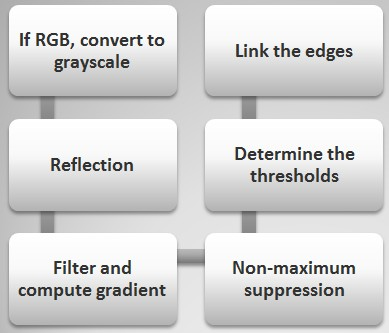
%> input picture image_folder/1.jpg, 389 x 333 px
$ octave --eval "result = cannyEdge(imread('image_folder/1.jpg'));"   (GNU Octave 9; MATLAB toolbox functions it lacks are replaced by stand-ins)
%> lines starting %> are read from the running program, lines starting %| are printed output that depends on the picture; in (x1, y1, x2, y2) boxes, pixels count from 0 and x2, y2 are one past the last pixel; in counts of white or black regions, pixels touching at a corner belong together; the program's own positions count from 1
function E = cannyEdge(I)
% CIS 581 Project 1 - Written by Zimeng YANG
% CANNYEDGE - Do edge detection given image I.

% If the input I is RGB image, then convert I to grayscale
if numel(I(1,1,:)) == 3
    Ig = rgb2gray(I);
else
    Ig = I;
end
Ig = double (Ig);
%> Ig: size 333x389 double

%% Extrapolate the image by reflecting across the edges
% Set the width to do reflection
boarder = 40;

[m,n] = size(Ig);
%> m = 333; n = 389
Ig_big = zeros(m + 2 * boarder, n + 2 * boarder);
Ig_big(boarder+1:boarder+m, boarder+1:boarder+n) = Ig;
% Extrapolate for the left corner
for i = 1:boarder
    for j = 1:boarder
        Ig_big(i, j) = Ig(boarder-i+1, boarder-j+1);
    end
end
%> Ig_big: size 413x469 double; min 0, max 255, mean 144.5
% Extrapolate for the right corner
for i = 1:boarder
    for j = n+boarder+1:n+2*boarder
        Ig_big(i, j) = Ig(boarder-i+1, 2*n+boarder-j+1);
    end
end
%> Ig_big: size 413x469 double; min 0, max 255, mean 146.5
% Extrapolate for the bottom left corner
for i = m+boarder+1:m+2*boarder
    for j = 1:boarder
        Ig_big(i, j) = Ig(2*m+boarder-i+1, boarder-j+1);
    end
end
%> Ig_big: size 413x469 double; min 0, max 255, mean 148
% Extrapolate for the bottom right corner
for i = m+boarder+1:m+2*boarder
    for j = n+boarder+1:n+2*boarder
        Ig_big(i, j) = Ig(2*m+boarder-i+1, 2*n+boarder-j+1);
    end
end
%> Ig_big: size 413x469 double; min 0, max 255, mean 149.7
% Extrapolate for the upper part
for i = 1 : boarder
        Ig_big(i, boarder+1:boarder+n) = Ig(boarder-i+1, 1:n);
end
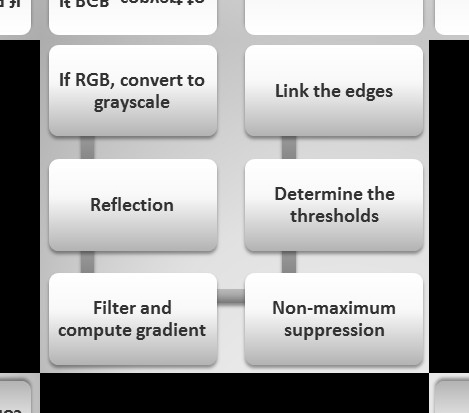
%> Ig_big: size 413x469 double; min 0, max 255, mean 168.5
% Extrapolate for the bottom part
for i = m+boarder+1 : m+2*boarder
        Ig_big(i, boarder+1:boarder+n) = Ig(2*m+boarder-i+1, 1:n);
end
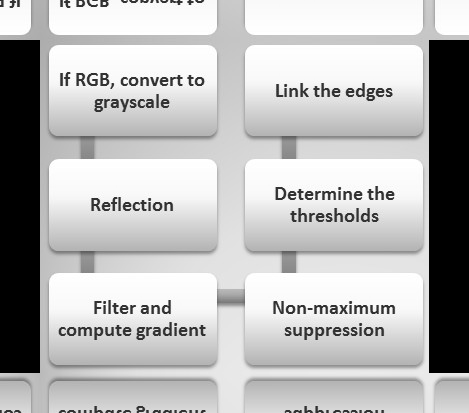
%> Ig_big: size 413x469 double; 8.03% of pixels changed, all inside (x1, y1, x2, y2) = (40, 373, 429, 413)
% Extrapolate for the left part
for j = 1 : boarder
        Ig_big(boarder+1:boarder+m, j) = Ig(1:m, boarder-j+1);
end
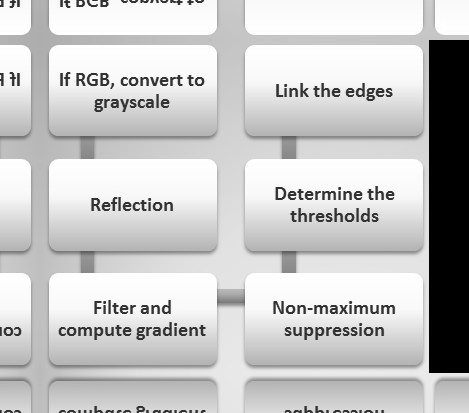
%> Ig_big: size 413x469 double; 6.88% of pixels changed, all inside (x1, y1, x2, y2) = (0, 40, 40, 373)
% Extrapolate for the right side
for j = boarder+n+1 : n+2*boarder
        Ig_big(boarder+1:boarder+m, j) = Ig(1:m, 2*n+boarder-j+1);
end
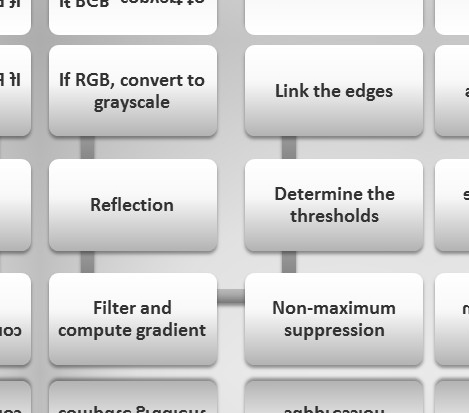
%> Ig_big: size 413x469 double; 6.88% of pixels changed, all inside (x1, y1, x2, y2) = (429, 40, 469, 373)

%% Filter the image and compute the gradient magnitude and direction
[M,N] = size(Ig_big);
%> M = 413; N = 469
% Design a Gaussian kernel
G =  fspecial('gaussian',[10 10],2);
% Compute the smoothed derivative filter
[dx,dy] = gradient(G);

Ix = conv2(Ig_big, dx, 'same');
Iy = conv2(Ig_big, dy, 'same');
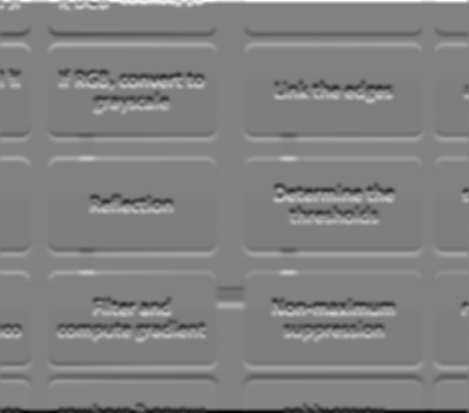
%> Iy: size 413x469 double; min -44.5, max 42.87, mean -0.1; drawn with min black and max white
% Compute gradient magnitude and direction
Im = sqrt(Ix.*Ix + Iy.*Iy);
theta = atand(Iy./Ix);
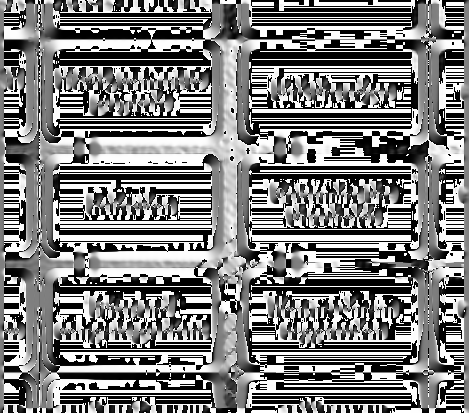
%> theta: size 413x469 double; min -90, max 90, mean -1.8; drawn with min black and max white

%% Non-maximum suppression
% Define a vector to store the result of non-maximum suppression
local_max = zeros(M, N);

 for i = 2:M-1
     for j = 2:N-1
         % For each pixel, interpolate to compute the gradient magnitute of
         % its previous and next pixels along the direction of gradient
         if (theta(i,j)>=-45) && (theta(i,j)<0)
             Im_before = Im(i-1, j+1) * tand(-theta(i,j)) + Im(i, j+1) * (1 - tand(-theta(i,j)));
             Im_next = Im(i+1, j-1) * tand(-theta(i,j)) + Im(i, j-1) * (1 - tand(-theta(i,j)));

         elseif (theta(i,j)>=-90) && (theta(i,j)<-45)
             Im_before = Im(i-1, j+1) * tand(90+theta(i,j)) + Im(i-1, j) * (1 - tand(90+theta(i,j)));
             Im_next = Im(i+1, j-1) * tand(90+theta(i,j)) + Im(i+1, j) * (1 - tand(90+theta(i,j)));

         elseif (theta(i,j)>=0) && (theta(i,j)<45)
             Im_before = Im(i+1, j+1) * tand(theta(i,j)) + Im(i, j+1) * (1 - tand(theta(i,j)));
             Im_next = Im(i-1, j-1) * tand(theta(i,j)) + Im(i, j-1) * (1 - tand(theta(i,j)));

         elseif (theta(i,j)>=45) && (theta(i,j)<90)
             Im_before = Im(i-1, j-1) * tand(90-theta(i,j)) + Im(i-1, j) * (1 - tand(90-theta(i,j)));
             Im_next = Im(i+1, j+1) * tand(90-theta(i,j)) + Im(i+1, j) * (1 - tand(90-theta(i,j)));
         end
         % If the pixel's gradient magnitude is larger than its previous
         % and next ones, the pixel is a local maximum
         if (Im_before < Im(i,j)) && (Im_next < Im(i,j))
             local_max(i,j) = Im(i,j);
         end
     end
 end
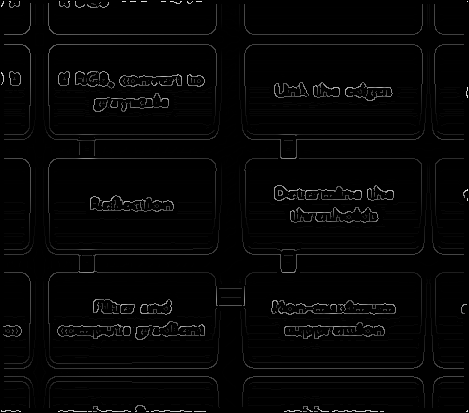
%> local_max: size 413x469 double; min 0, max 41.86, mean 0.8; drawn with min black and max white
%> after the loop, Im_before = 29.67; Im_next = 30.81

%% Deciding the thresholds for edge linking
% Using Histogram of the local maximum map to decide the higher threshold

% First, count the number of pixels corresponding to different gradient magnitude
% Second, count how many edge pixels there are
ratio = 0.55;
hist = zeros(1,1000);
edge_sum = 0;
for i = 1:M
    for j = 1:N
        if local_max(i,j)>0
            % Here, multiply the gradient magnitude by 10 is just to
            % count in one decimal to make the threshold more precise
            hist(round(local_max(i,j)*10)+1) = hist(round(local_max(i,j)*10)+1) + 1;
            edge_sum = edge_sum+1;
        end
    end
end
%> after the loop, edge_sum = 27265; hist = 1000 values, max 6117 at index 3, min 0 at index 286, mean 27.27
% Third, choose the threshold of the gradient magnitude so that the
% pixels having smaller gradient magnitude count up to a ratio of the number
% of all edge pixels
edge_thre = edge_sum * ratio;
%> edge_thre = 14995.8
edge_thre_sum = 0;
i = 0;
while edge_thre_sum < edge_thre
    i = i + 1;
    edge_thre_sum = edge_thre_sum + hist(i);
end
%> this loop made 16 passes
%> edge_thre_sum on passes 1 to 12: 136, 492, 6609, 7289, 7320, 7356, 7381, 7396, 7422, 7450, 7463, 7506
% The gradient magnitude was multipied by 10, so here when finding
% the threshold, it should be divided by 10
thre_high = i/10;
%> thre_high = 1.6

% There is a different condition, when the input is not a natural image and
% the image's histogram has some sudden changes and the gradient magnitude
% tend to gather around some specific values. If using this method we will
% miss some important details. So in this case, we choose the high
% threshold to be the location of the first sharp peak in the histogram
for j=1:1000
    if (hist(j)>100) && (j<thre_high*10) && (hist(j+1)<50)
        thre_high = j/10;
        break;
    end
end
%> after the loop, thre_high = 0.4

% Choosing the lower threshold to be a proportion of the higher one
thre_low = 0.4 * thre_high;
%> thre_low = 0.16

%% Linking the edges
% Define a vector to store the edges
edg = zeros(M, N);
% visit_map is used to decide whether the pixel has been visited
visit_map = zeros(M, N);
% For each local maximum pixels, if it has not been visited and
% its gradient magnitude is larger than the higher threshold, starting
% linking from this pixel
for i = 2:M-1
    for j =2:N-1
        if (visit_map(i,j) == 0) && (local_max(i,j) > thre_high)
            [edg, visit_map] = linkEdge(edg, local_max, theta, i, j, visit_map, thre_low) ;
        end
    end
end
%> the run ends on the next line

%% Cut the image to its original size
edge_canny = edg(boarder+1:m+boarder, boarder+1:boarder+n);
E = logical(edge_canny);
